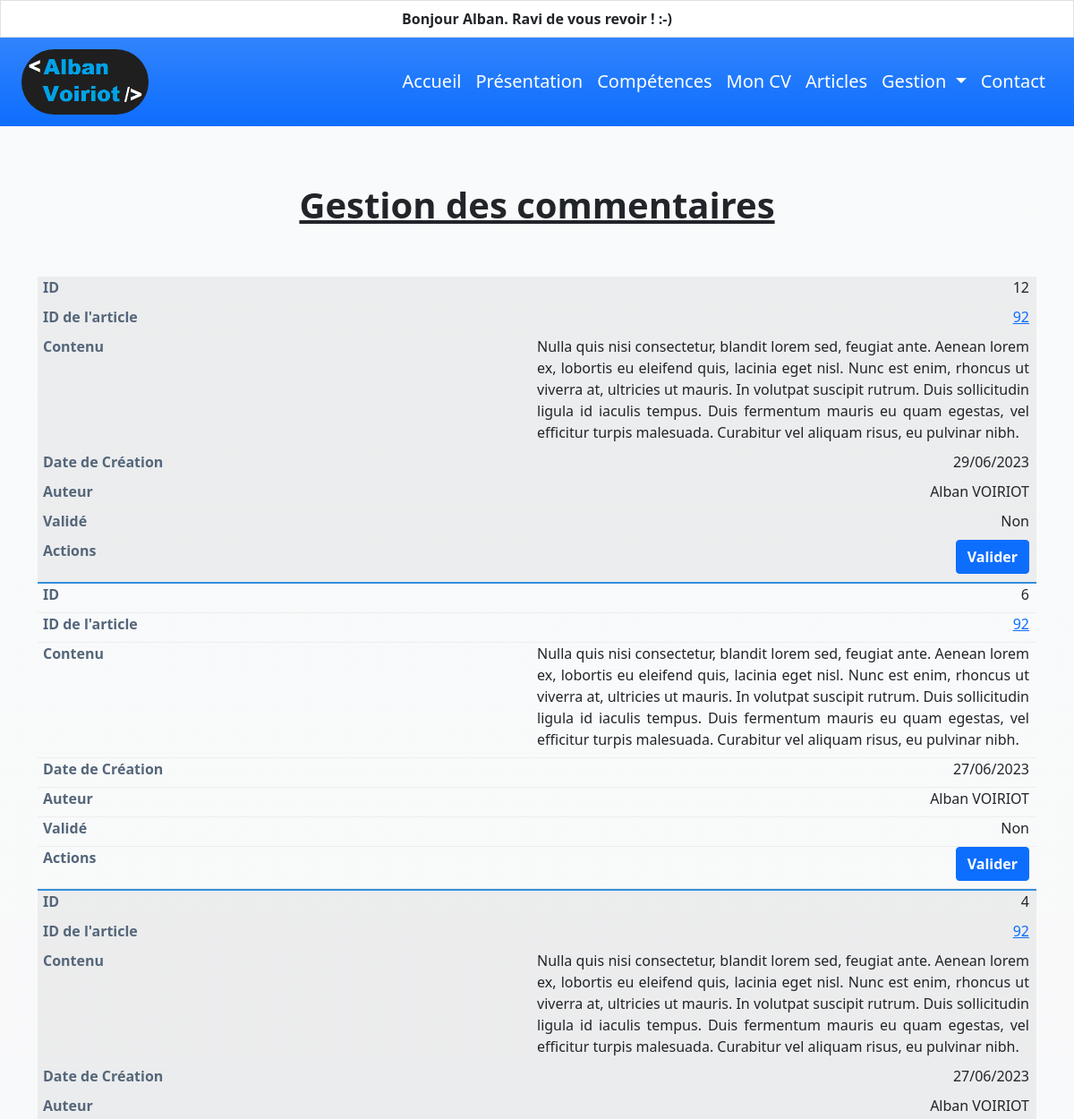
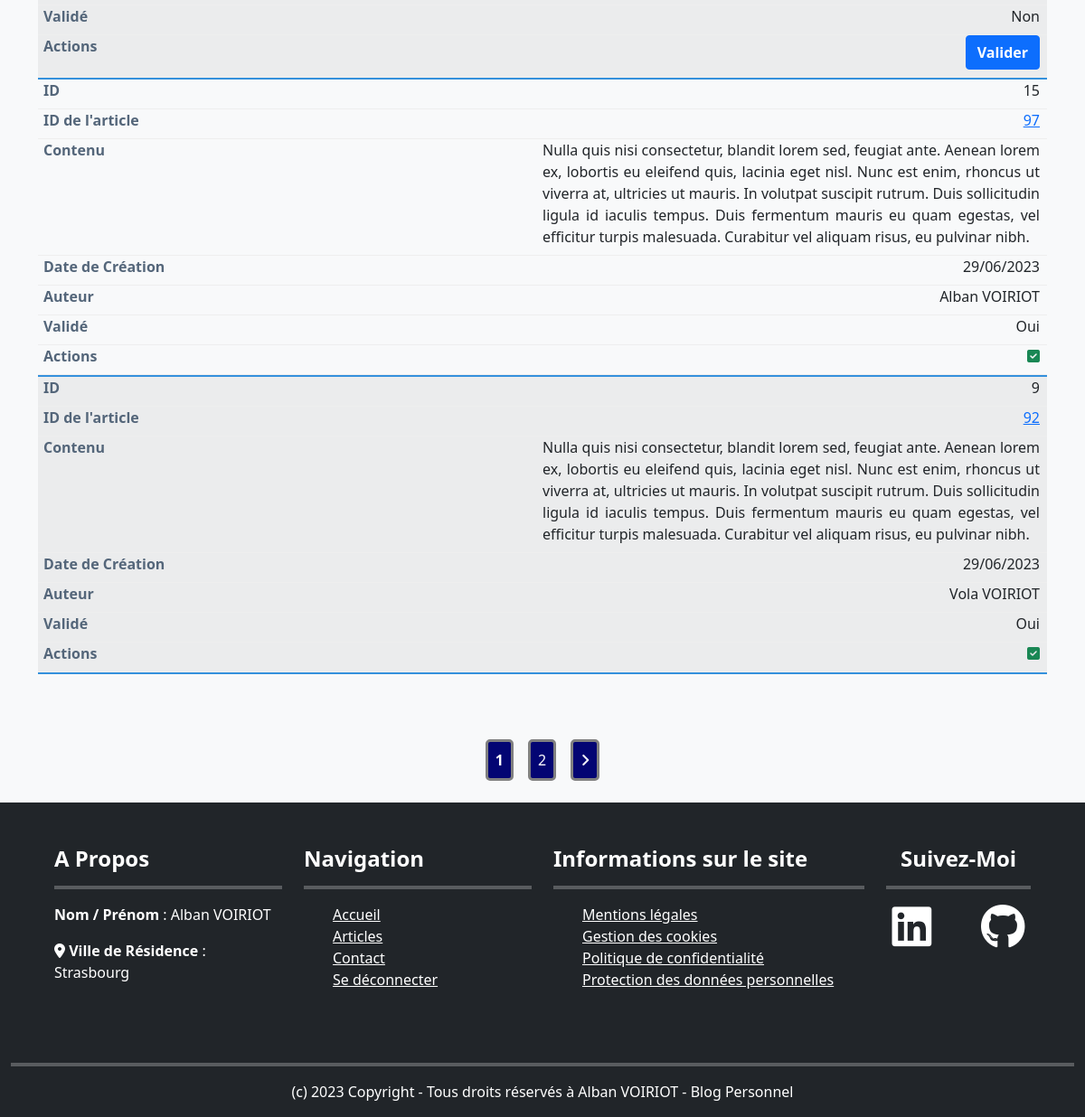
/index.php?action=gestionCommentaires (signed in), run on the app's committed database (2 pictures, top to bottom).
### tables this page shows
CREATE TABLE commentaire (
  id SMALLINT(5) UNSIGNED NOT NULL,
  id_article SMALLINT(5) UNSIGNED NOT NULL,
  contenu LONGTEXT NOT NULL,
  date_creation DATETIME NOT NULL,
  valide TINYINT(1) NOT NULL,
  id_utilisateur SMALLINT(5) UNSIGNED NOT NULL
);

CREATE TABLE utilisateur (
  id SMALLINT(5) UNSIGNED NOT NULL,
  nom VARCHAR(50) DEFAULT NULL,
  prenom VARCHAR(50) NOT NULL,
  adresse_mail VARCHAR(125) NOT NULL,
  mot_de_passe VARCHAR(125) NOT NULL,
  valide TINYINT(1) UNSIGNED NOT NULL,
  role VARCHAR(5) NOT NULL
);

### src/controllers/CommentController.php (called while the page is built, shortened)
<?php
class CommentController
{
    public function gestion()
    {
        $commentManager = new CommentManager();
        $commentaires = $commentManager->getAll();
        include_once __DIR__ . "/../../templates/gestionComments.php";
    }
}

### src/Models/CommentManager.php (called while the page is built, shortened)
<?php
class CommentManager
{
    public function getAll(): array
    {
        $connection = new DatabaseConnection();
        $statement = $connection->getConnection()->prepare("SELECT C.*, nom, prenom FROM commentaire C, utilisateur WHERE utilisateur.id = C.id_utilisateur ORDER BY valide ASC, date_creation DESC");
        $statement->execute();
        $commentaires = [];
        while (($row = $statement->fetch())) {
            $commentaire = new Comment();
            $commentaire
                ->setId($row['id'])
                ->setIdArticle($row['id_article'])
                ->setContenu($row['contenu'])
                ->setDateCreation(new DateTime($row['date_creation']))
                ->setValide($row['valide'])
                ->setNomUtilisateur($row['nom'])
                ->setPrenomUtilisateur($row['prenom'])
            ;
            $commentaires[] = $commentaire;
        }
        return $commentaires;
    }
}

### src/Lib/DatabaseConnection.php (called while the page is built, shortened)
<?php
class DatabaseConnection
{
    private ?PDO $database = null;
    public function getConnection(): PDO
    {
        if ($this->database === null) {
            $this->database = new PDO('mysql:host=' . $_ENV["DB_HOST"] . ';dbname=' . $_ENV["DB_NAME"] . ';charset=utf8', $_ENV["DB_USERNAME"], $_ENV["DB_PASSWORD"]);
            $this->database->setAttribute(PDO::ATTR_EMULATE_PREPARES, false);
            $this->database->setAttribute(PDO::ATTR_ERRMODE, PDO::ERRMODE_EXCEPTION);
        }
        return $this->database;
    }
}

### src/Models/Comment.php (called while the page is built, shortened)
<?php
class Comment
{
    private int $code;
    private int $idArticle;
    private string $contenu;
    private DateTime $dateCreation;
    private int $valide = 0;
    private string $nomUtilisateur;
    private string $prenomUtilisateur;
    public function setId(int $code): self
    {
        $this->code = $code;
        return $this;
    }
    public function getId(): int
    {
        return $this->code;
    }
    public function setIdArticle(int $idArticle): self
    {
        $this->idArticle = $idArticle;
        return $this;
    }
    public function getIdArticle(): int
    {
        return $this->idArticle;
    }
    public function setContenu(string $contenu): self
    {
        $this->contenu = $contenu;
        return $this;
    }
    public function getContenu(): string
    {
        return $this->contenu;
    }
    public function setDateCreation(DateTime $dateCreation): self
    {
        $this->dateCreation = $dateCreation;
        return $this;
    }
    public function getDateCreation(): DateTime
    {
        return $this->dateCreation;
    }
    public function setValide(int $valide): self
    {
        $this->valide = $valide;
        return $this;
    }
    public function getValide(): int
    {
        return $this->valide;
    }
    public function setNomUtilisateur(string $nomUtilisateur): self
    {
        $this->nomUtilisateur = $nomUtilisateur;
        return $this;
    }
    public function getNomUtilisateur(): string
    {
        return $this->nomUtilisateur;
    }
    public function setPrenomUtilisateur(string $prenomUtilisateur): self
    {
        $this->prenomUtilisateur = $prenomUtilisateur;
        return $this;
    }
    public function getPreomUtilisateur(): string
    {
        return $this->prenomUtilisateur;
    }
}

### templates/gestionComments.php (the view, shortened to what this page needs)
<section id="gestionCommentaires" class="py-3 bg-light bg-gradient">
    <div class="container">
        <div class="row">
            <div class="col">
                <h1 class="fw-bold text-decoration-underline text-center mt-5">Gestion des commentaires</h1><br><br>
                <table class="table table-striped table-mobile-responsive table-mobile-sided">
                    <tbody>
                        <?php foreach ($commentaires as $commentaire) { ?>
                        <tr>
                            <td scope="row" class="align-middle" data-content="ID">
                                <?php echo htmlspecialchars($commentaire->getId(), ENT_QUOTES); ?>
                            </td>
                            <td class="align-middle" data-content="ID de l'article">
                                <?php $idArticle = htmlspecialchars($commentaire->getIdArticle(), ENT_QUOTES); ?>
                                <a
                                    href="index.php?action=read&id=<?php echo htmlspecialchars($idArticle, ENT_QUOTES); ?>">
                                    <?php echo htmlspecialchars($idArticle, ENT_QUOTES); ?>
                                </a>
                            </td>
                            <td class="align-middle text-justify" data-content="Contenu">
                                <?php echo htmlspecialchars($commentaire->getContenu(), ENT_QUOTES); ?>
                            </td>
                            <td class="align-middle" data-content="Date de Création">
                                <?php echo htmlspecialchars($commentaire->getDateCreation()->format("d/m/Y"), ENT_QUOTES); ?>
                            </td>
                            <td class="align-middle" data-content="Auteur">
                                <?php echo htmlspecialchars($commentaire->getPreomUtilisateur(), ENT_QUOTES) . ' ' . htmlspecialchars($commentaire->getNomUtilisateur(), ENT_QUOTES); ?>
                            </td>
                            <?php $valide = ($commentaire->getValide() === 1) ? "Oui" : "Non"; ?>
                            <td class="align-middle" data-content="Validé">
                                <?php echo htmlspecialchars($valide, ENT_QUOTES); ?>
                            </td>
                            <td class="align-middle" data-content="Actions">
                                <?php if ($commentaire->getValide() === 0) { ?>
                                <a class="btnValider btn btn-primary text-white fw-bold" href="#" data-bs-toggle="modal"
                                    data-bs-target="#modalValider" title="Valider">Valider</a>
                                <?php } else { ?>
                                <a class="btnValider text-success" title="Déjà validé" disabled tabindex="-1"><i
                                        class="fa-sharp fa-solid fa-square-check"></i></a>
                                <?php } ?>
                            </td>
                        </tr>
                        <?php } ?>
                    </tbody>
                </table>
            </div>
        </div>
        <div class="d-flex justify-content-center align-items-end">
            <div id="pagination" class="mt-5 text-center"></div>
            <div>
                <button id="btnPaginationRight" class="btn-pagination-gestion p-2 m-2"><i
                        class="fa-solid fa-angle-right"></i></button>
            </div>
        </div>
    </div>
</section>
<?php $content = ob_get_clean();
include_once __DIR__ . "/layout.php";

### public/style/responsive-table.css (style rules this page uses)
:root { --tmr-bootstrap-border-color: #dee2e6; --tmr-white: #eee; --tmr-table-header: #54667a; --tmr-row-divider-color: #3490dc; --tmr-stripped-row-background-color: rgb(0 0 0 / 5%); }
@media (width >= 375px) and (min-width: 375px) and (max-width: 800px),
  (width >= 375px) and (min-device-width: 800px) and (max-device-width: 1024px) { [data-content]::before { content: attr(data-content); } }
@media (width >= 375px) and (min-width: 375px) and (max-width: 800px),
  (width >= 375px) and (min-device-width: 800px) and (max-device-width: 1024px) { .table-mobile-responsive, .table-mobile-responsive thead, .table-mobile-responsive tbody, .table-mobile-responsive th, .table-mobile-responsive td, .table-mobile-responsive tr { display: block; } }
@media (width >= 375px) and (min-width: 375px) and (max-width: 800px),
  (width >= 375px) and (min-device-width: 800px) and (max-device-width: 1024px) { .table-mobile-responsive > :not(:first-child) { border-top: none; } }
@media (width >= 375px) and (min-width: 375px) and (max-width: 800px),
  (width >= 375px) and (min-device-width: 800px) and (max-device-width: 1024px) { .table-mobile-responsive > :not(caption) > * > * { border-color: var(--tmr-bootstrap-border-color); } }
@media (width >= 375px) and (min-width: 375px) and (max-width: 800px),
  (width >= 375px) and (min-device-width: 800px) and (max-device-width: 1024px) { .table-mobile-responsive tr:not(.bg-light-blue) { border-bottom: 2px solid var(--tmr-row-divider-color); } }
@media (width >= 375px) and (min-width: 375px) and (max-width: 800px),
  (width >= 375px) and (min-device-width: 800px) and (max-device-width: 1024px) { .table-mobile-responsive td { border: none; border-bottom: 1px solid var(--tmr-white); position: relative; padding-left: 50%; padding-top: 1.5rem !important; } }
@media (width >= 375px) and (min-width: 375px) and (max-width: 800px),
  (width >= 375px) and (min-device-width: 800px) and (max-device-width: 1024px) { .table-mobile-responsive td::before { position: absolute; top: 0; left: 6px; width: 45%; padding-right: 10px; white-space: nowrap; font-weight: bold; color: var(--tmr-table-header); } }
@media (width >= 375px) and (min-width: 375px) and (max-width: 800px),
  (width >= 375px) and (min-device-width: 800px) and (max-device-width: 1024px) { .table-mobile-responsive.table-mobile-sided > :not(:first-child) { border-top: none; } }
@media (width >= 375px) and (min-width: 375px) and (max-width: 800px),
  (width >= 375px) and (min-device-width: 800px) and (max-device-width: 1024px) { .table-mobile-responsive.table-mobile-sided > :not(caption) > * > * { border-color: var(--bs-table-border-color); } }
@media (width >= 375px) and (min-width: 375px) and (max-width: 800px),
  (width >= 375px) and (min-device-width: 800px) and (max-device-width: 1024px) { .table-mobile-responsive.table-mobile-sided td { border: none; border-bottom: 1px solid var(--tmr-white); position: relative; padding-left: 50%; padding-top: 0 !important; display: flex; justify-content: flex-end; } }
@media (width >= 375px) and (min-width: 375px) and (max-width: 800px),
  (width >= 375px) and (min-device-width: 800px) and (max-device-width: 1024px) { .table-mobile-responsive.table-mobile-sided td::before { position: absolute; top: 0; left: 6px; width: 45%; padding-right: 10px; white-space: nowrap; font-weight: bold; color: var(--tmr-table-header); } }

### public/style/style.css (style rules this page uses)
* { box-sizing: border-box; }
body { padding: 0; margin: 0; }
.btn-pagination-gestion { background-color: rgb(3 5 115 / 100%); color: #fff; border: 3px solid gray; border-radius: 5px; }
.text-justify { text-align: justify; }

### data on the page
commentaire: id "12", id_article "92", contenu "Nulla quis nisi consectetur, blandit lorem sed, feugiat ante. Aenean lorem ex, lobortis eu eleifend quis, lacinia eget nisl. Nunc est enim, rhoncus ut viverra at, ultricies ut mauris. In volutpat suscipit rutrum. Duis sollicitudin ligula id iaculis tempus. Duis fermentum mauris eu quam egestas, vel efficitur turpis malesuada. Curabitur vel aliquam risus, eu pulvinar nibh.", format "29/06/2023", id_utilisateur.prenom "Alban", id_utilisateur.nom "VOIRIOT", valide "Non", shows "Valider"
commentaire: id "6", id_article "92", contenu "Nulla quis nisi consectetur, blandit lorem sed, feugiat ante. Aenean lorem ex, lobortis eu eleifend quis, lacinia eget nisl. Nunc est enim, rhoncus ut viverra at, ultricies ut mauris. In volutpat suscipit rutrum. Duis sollicitudin ligula id iaculis tempus. Duis fermentum mauris eu quam egestas, vel efficitur turpis malesuada. Curabitur vel aliquam risus, eu pulvinar nibh.", format "27/06/2023", id_utilisateur.prenom "Alban", id_utilisateur.nom "VOIRIOT", valide "Non", shows "Valider"
commentaire: id "4", id_article "92", contenu "Nulla quis nisi consectetur, blandit lorem sed, feugiat ante. Aenean lorem ex, lobortis eu eleifend quis, lacinia eget nisl. Nunc est enim, rhoncus ut viverra at, ultricies ut mauris. In volutpat suscipit rutrum. Duis sollicitudin ligula id iaculis tempus. Duis fermentum mauris eu quam egestas, vel efficitur turpis malesuada. Curabitur vel aliquam risus, eu pulvinar nibh.", format "27/06/2023", id_utilisateur.prenom "Alban", id_utilisateur.nom "VOIRIOT", valide "Non", shows "Valider"
commentaire: id "15", id_article "97", contenu "Nulla quis nisi consectetur, blandit lorem sed, feugiat ante. Aenean lorem ex, lobortis eu eleifend quis, lacinia eget nisl. Nunc est enim, rhoncus ut viverra at, ultricies ut mauris. In volutpat suscipit rutrum. Duis sollicitudin ligula id iaculis tempus. Duis fermentum mauris eu quam egestas, vel efficitur turpis malesuada. Curabitur vel aliquam risus, eu pulvinar nibh.", format "29/06/2023", id_utilisateur.prenom "Alban", id_utilisateur.nom "VOIRIOT", valide "Oui"
commentaire: id "9", id_article "92", contenu "Nulla quis nisi consectetur, blandit lorem sed, feugiat ante. Aenean lorem ex, lobortis eu eleifend quis, lacinia eget nisl. Nunc est enim, rhoncus ut viverra at, ultricies ut mauris. In volutpat suscipit rutrum. Duis sollicitudin ligula id iaculis tempus. Duis fermentum mauris eu quam egestas, vel efficitur turpis malesuada. Curabitur vel aliquam risus, eu pulvinar nibh.", format "29/06/2023", id_utilisateur.prenom "Vola", id_utilisateur.nom "VOIRIOT", valide "Oui"

### other printed values
$_SESSION["user"]["prenom"] "Alban"
